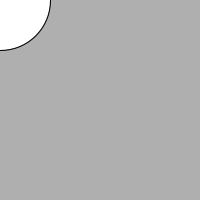
Frame 1 (no input)
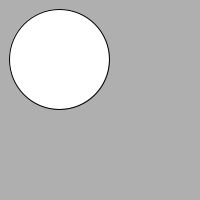
Frame 60 (the mouse pressed at the canvas centre just before this capture)
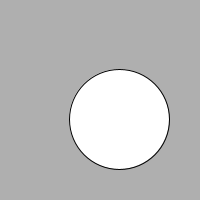
Frame 120 (the mouse held since frame 60 and released just before this capture)

The Processing sketch that drew these frames (run headless with seeded random() and noise(); from frame 60 on, the mouse is pressed at the canvas centre):

// Processing sketch: lessonTwoProject
// ── lessonTwoProject.pde
void setup() {
 size(200,200); 
}

float circleStroke = 0;
float circleFill = 255;
float circleX = 0;
float circleY = 0;
float circleW = 100;
float circleH = 100;

void draw() {
  background(175);
  ellipseMode(CENTER);
  stroke(circleStroke);
  fill(circleFill);
  ellipse(circleX, circleY, circleW, circleH);
  
  circleX = circleX + 1;
  circleY = circleY + 1;
}
